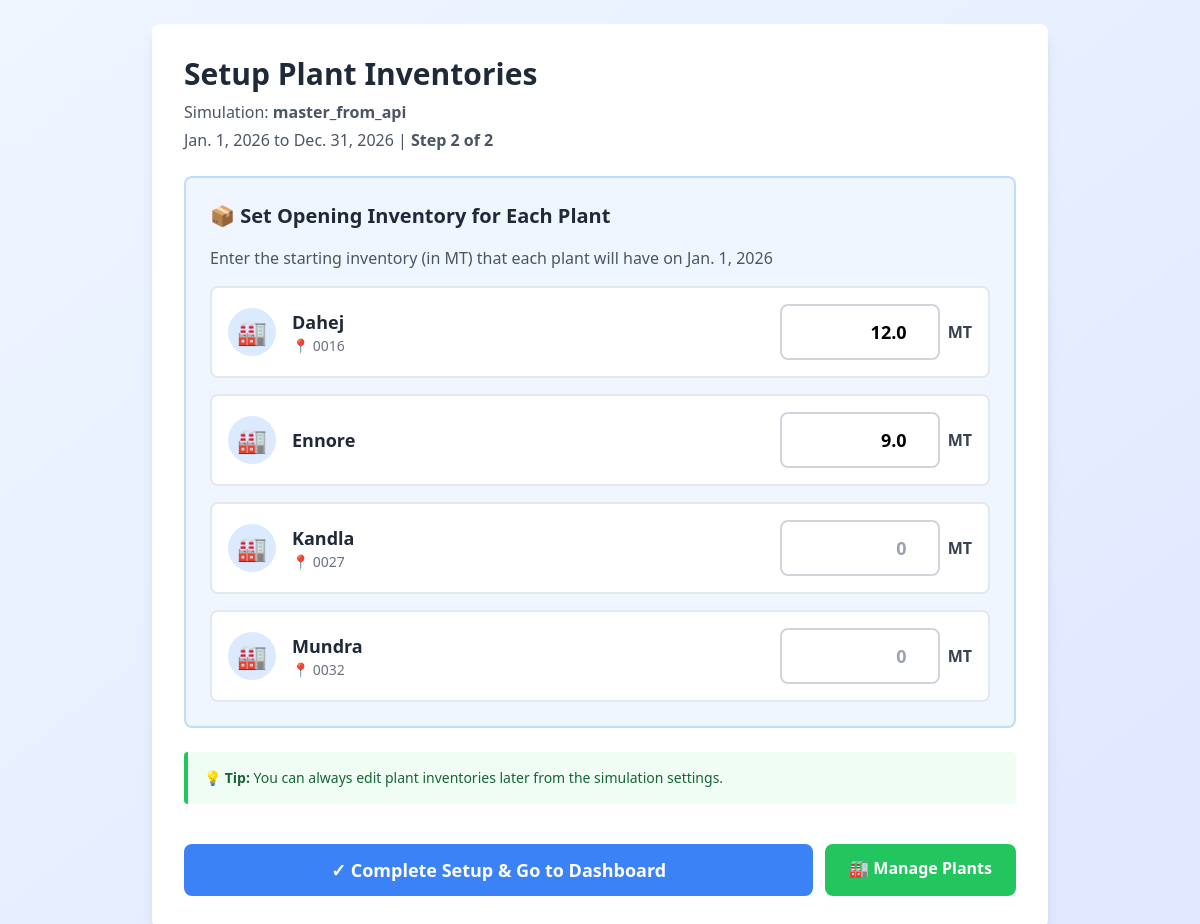
/simulation/11/setup-plants/ (signed in), run on the app's committed database.
### lng_planner/models.py (models this page shows, shortened)
class Simulation(models.Model):
    user = models.ForeignKey(User, on_delete=models.CASCADE, related_name='simulations', null=True, blank=True)
    name = models.CharField(max_length=200, default='Untitled Simulation')
    start_date = models.DateField()
    end_date = models.DateField()
    created_at = models.DateTimeField(auto_now_add=True)
    updated_at = models.DateTimeField(auto_now=True)
    is_active = models.BooleanField(default=True)
    is_master = models.BooleanField(default=False, help_text="Master simulation loaded from SAP")
    sap_api_url = models.URLField(blank=True, help_text="SAP API URL for refreshing master data")
    last_sap_sync = models.DateTimeField(null=True, blank=True, help_text="Last time master data was synced from SAP")
    class Meta:
        ordering = ['-updated_at']

class Plant(models.Model):
    name = models.CharField(max_length=200)
    location = models.CharField(max_length=200, blank=True)
    created_at = models.DateTimeField(auto_now_add=True)
    class Meta:
        ordering = ['name']

class PlantInventory(models.Model):
    simulation = models.ForeignKey(Simulation, on_delete=models.CASCADE, related_name='plant_inventories')
    plant = models.ForeignKey(Plant, on_delete=models.CASCADE)
    opening_inventory = models.FloatField(validators=[MinValueValidator(0)], help_text="MT")
    class Meta:
        unique_together = ['simulation', 'plant']
        ordering = ['plant__name']

### lng_planner/views.py (the view, shortened to what this page needs)
# urls.py: path('simulation/<int:simulation_id>/setup-plants/', views.setup_plants, name='setup_plants'),
@login_required
def setup_plants(request, simulation_id):
    simulation = get_object_or_404(Simulation, pk=simulation_id, user=request.user)
    plants = Plant.objects.all()
    if not plants.exists():
        messages.warning(request, 'Please create plants first.')
        return redirect('lng_planner:manage_plants')
    existing_inventories = {
        pi.plant_id: pi.opening_inventory
        for pi in simulation.plant_inventories.all()
    }
    return render(request, 'lng_planner/setup_plants.html', {
        'simulation': simulation,
        'plants': plants,
        'existing_inventories': existing_inventories
    })

### lng_planner/templates/lng_planner/setup_plants.html (shortened to what this page needs)
{% load static %}
<!DOCTYPE html>
<html lang="en">
<head>
    <script src="https://cdn.tailwindcss.com"></script>
</head>
<body class="bg-gradient-to-br from-blue-50 to-indigo-100 min-h-screen p-6">
    <div class="max-w-4xl mx-auto">
        <div class="bg-white rounded-lg shadow-lg p-8">
            <h1 class="text-3xl font-bold text-gray-800 mb-2">Setup Plant Inventories</h1>
            <p class="text-gray-600 mb-1">
                Simulation: <strong>{{ simulation.name }}</strong>
            </p>
            <p class="text-gray-600 mb-6">
                {{ simulation.start_date }} to {{ simulation.end_date }} | <strong>Step 2 of 2</strong>
            </p>
            {% if not plants %}
            <div class="bg-yellow-50 border-l-4 border-yellow-500 p-4 mb-6 rounded">
                <div class="flex items-center">
                    <span class="text-yellow-500 text-2xl mr-3">⚠️</span>
                    <div>
                        <p class="font-bold text-yellow-800">No Plants Found!</p>
                        <p class="text-yellow-700">You need to create plants before setting up inventories.</p>
                    </div>
                </div>
            </div>
            <div class="text-center">
                <a href="{% url 'lng_planner:manage_plants' %}" class="bg-green-500 text-white px-6 py-3 rounded-lg hover:bg-green-600 inline-block font-semibold">
                    🏭 Create Plants First
                </a>
            </div>
            {% else %}
            <form method="post" class="space-y-6">
                <div class="bg-blue-50 p-6 rounded-lg border-2 border-blue-200">
                    <h2 class="text-xl font-bold text-gray-800 mb-4">📦 Set Opening Inventory for Each Plant</h2>
                    <p class="text-gray-600 mb-4">Enter the starting inventory (in MT) that each plant will have on {{ simulation.start_date }}</p>
                    <div class="space-y-4">
                        {% for plant in plants %}
                        <div class="flex items-center gap-4 bg-white p-4 rounded-lg border-2 border-gray-200 hover:border-blue-300 transition">
                            <div class="flex-shrink-0 w-12 h-12 bg-blue-100 rounded-full flex items-center justify-center text-2xl">
                                🏭
                            </div>
                            <label class="flex-1 font-semibold text-gray-800 text-lg">
                                {{ plant.name }}
                                {% if plant.location %}
                                <span class="text-gray-500 text-sm font-normal block">📍 {{ plant.location }}</span>
                                {% endif %}
                            </label>
                            <div class="flex items-center gap-2">
                                <input
                                    type="number"
                                    name="plant_{{ plant.id }}"
                                    value="{% for pi in simulation.plant_inventories.all %}{% if pi.plant_id == plant.id %}{{ pi.opening_inventory }}{% endif %}{% endfor %}{% if not simulation.plant_inventories.all %}10000{% endif %}"
                                    step="0.01"
                                    min="0"
                                    required
                                    class="w-40 border-2 border-gray-300 rounded-lg px-4 py-3 text-right font-bold text-lg focus:border-blue-500 focus:outline-none"
                                    placeholder="0"
                                >
                                <span class="text-gray-700 font-semibold">MT</span>
                            </div>
                        </div>
                        {% endfor %}
                    </div>
                </div>
                <div class="bg-green-50 border-l-4 border-green-500 p-4 rounded">
                    <p class="text-sm text-green-800">
                        💡 <strong>Tip:</strong> You can always edit plant inventories later from the simulation settings.
                    </p>
                </div>
                <div class="flex gap-3 pt-4">
                    <button type="submit" class="flex-1 bg-blue-500 text-white px-6 py-3 rounded-lg hover:bg-blue-600 transition font-semibold text-lg">
                        ✓ Complete Setup & Go to Dashboard
                    </button>
                    <a href="{% url 'lng_planner:manage_plants' %}" class="bg-green-500 text-white px-6 py-3 rounded-lg hover:bg-green-600 transition font-semibold">
                        🏭 Manage Plants
                    </a>
                </div>
            </form>
            {% endif %}
        </div>
    </div>
</body>
</html>

### data on the page
Simulation: name "master_from_api", start_date "Jan. 1, 2026", end_date "Dec. 31, 2026"
Plant: name "Dahej", location "0016", id "12.0"
Plant: name "Ennore", id "9.0"
Plant: name "Kandla", location "0027"
Plant: name "Mundra", location "0032"
